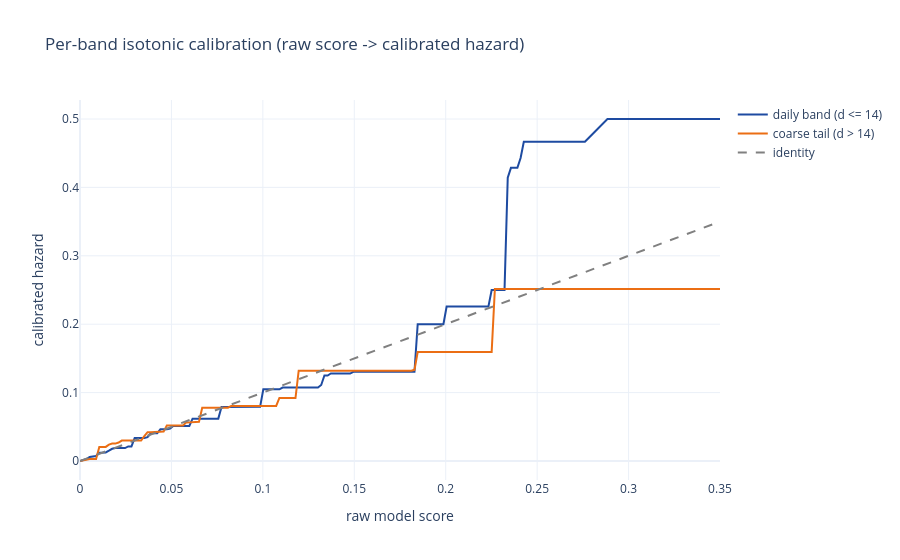

The notebook cell this image was saved under:
### Markdown cell above
## 4 - Per-band calibration maps

The two isotonic maps translate the raw XGBoost score into a calibrated hazard. They differ because the daily and coarse-tail snapshots carry different window widths and base rates - the fix for the old single-pooled-map miscalibration.

### Code cell
b = hz["iso_bands"]
grid = np.linspace(0.0, 0.35, 200)
fig = go.Figure()
fig.add_scatter(x=grid, y=b["le"].predict(grid), mode="lines",
                line=dict(color=BRAND["blue"]),   name=f"daily band (d <= {b['edge']})")
fig.add_scatter(x=grid, y=b["gt"].predict(grid), mode="lines",
                line=dict(color=BRAND["orange"]), name=f"coarse tail (d > {b['edge']})")
fig.add_scatter(x=grid, y=grid, mode="lines",
                line=dict(color="grey", dash="dash"), name="identity")
fig.update_layout(title="Per-band isotonic calibration (raw score -> calibrated hazard)",
                  xaxis_title="raw model score", yaxis_title="calibrated hazard")
fig.show()

### Figure 1 — Plotly figure (JSON) as saved in the notebook; plotly's stock layout.template omitted (floating-point values rounded to 4 significant figures; data arrays with more than 128 entries replaced by an {"elided": "..."} marker saying what was removed)
{"data": [{"line": {"color": "#1E4BA1"}, "mode": "lines", "name": "daily band (d <= 14)", "type": "scatter", "x": {"elided": "200 float values"}, "y": {"elided": "200 float values"}}, {"line": {"color": "#EB6E14"}, "mode": "lines", "name": "coarse tail (d > 14)", "type": "scatter", "x": {"elided": "200 float values"}, "y": {"elided": "200 float values"}}, {"line": {"color": "grey", "dash": "dash"}, "mode": "lines", "name": "identity", "type": "scatter", "x": {"elided": "200 float values"}, "y": {"elided": "200 float values"}}], "layout": {"title": {"text": "Per-band isotonic calibration (raw score -> calibrated hazard)"}, "xaxis": {"title": {"text": "raw model score"}}, "yaxis": {"title": {"text": "calibrated hazard"}}}}
